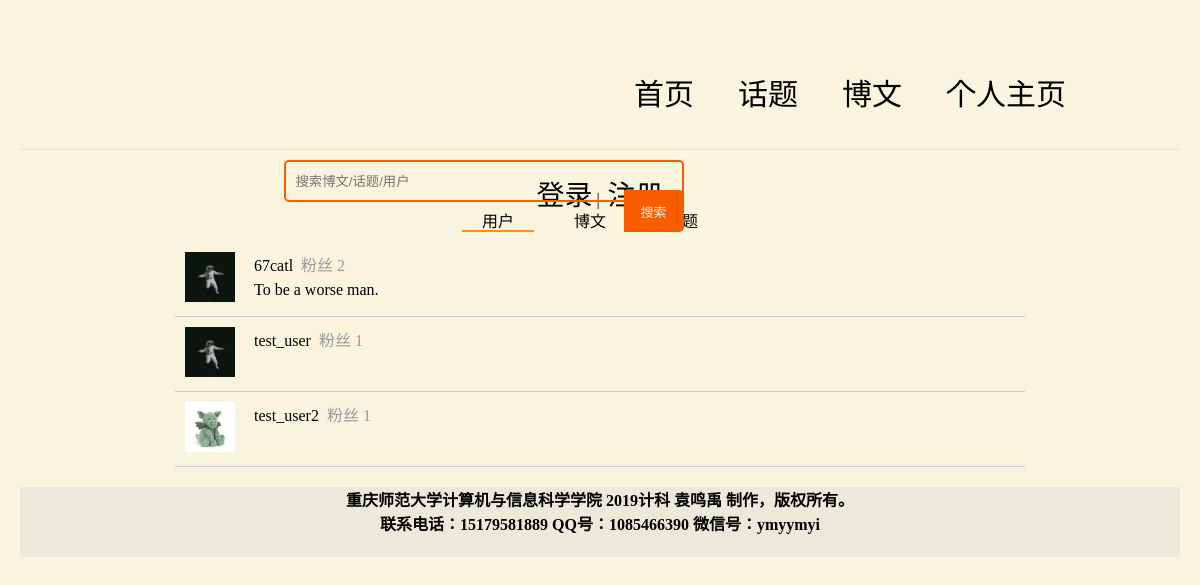
/search.php?ck=1, run on the app's committed database.
### tables this page shows
CREATE TABLE `tb_tk_user`  (
  `user_uid` int(20) NOT NULL AUTO_INCREMENT,
  `user_uname` varchar(100) NOT NULL,
  `user_upic` varchar(100) NULL DEFAULT NULL,
  `user_ustate` int(1) NOT NULL,
  `user_utime` timestamp(0) NULL DEFAULT NULL,
  `user_uword` varchar(100) NULL DEFAULT NULL,
  `user_ucard` varchar(30) NULL DEFAULT NULL,
  `user_pwd` varchar(50) NOT NULL,
  `user_tname` varchar(20) NULL DEFAULT NULL,
  `user_phone` varchar(20) NULL DEFAULT NULL,
  `user_locate` varchar(20) NULL DEFAULT NULL,
  `user_sex` int(1) NULL DEFAULT NULL,
  `user_pwq` varchar(50) NOT NULL,
  `user_pwa` varchar(50) NOT NULL,
  `user_bgtime` timestamp(0) NOT NULL DEFAULT CURRENT_TIMESTAMP(0) ON UPDATE CURRENT_TIMESTAMP(0),
  `user_follow` int(20) NOT NULL,
  `user_follower` int(20) NOT NULL,
  `user_friend` int(20) NOT NULL,
  `user_blog` int(20) NOT NULL,
  PRIMARY KEY (`user_uid`) USING BTREE
);

### search.php (the view, shortened to what this page needs)
<!doctype html>
<html>
<head>
<link rel="stylesheet" href="css/prin.css">
<link rel="stylesheet" href="css/frame.css">
</head>
<body>
<?php include("banner.php");?>
<?php
$ck = $_GET['ck'];
?>
<div id="content">
	<div style="width:833px;margin:0 auto;">
		<div id="search" class="bar">
			<form action="search.php" method="get">
		    	<input type="text" placeholder="搜索博文/话题/用户" name="keywd" style="width:400px;" value="<?php if(isset($_GET['keywd'])) echo $_GET['keywd']; ?>">
		        <button type="submit"></button>
		    </form>
		</div>
	</div>
	<div class="search_class">
		<?php
		if(!isset($_GET['keywd'])){
		?>
		<a href="search.php?ck=1" <?php if(isset($_GET['ck']) && $_GET['ck']=='1') echo "style='border-bottom:2px #ff9406 solid;';" ?>>用户</a><a href="search.php?ck=2" <?php if(isset($_GET['ck']) && $_GET['ck']==2) echo "style='border-bottom:2px #ff9406 solid;';" ?>>博文</a><a href="search.php?ck=3" <?php if(isset($_GET['ck']) && $_GET['ck']==3) echo "style='border-bottom:2px #ff9406 solid;';" ?>>话题</a>
		<?php
		}
		?>
	</div>
	<div class="search_content">
		<?php
		$keywd = $_GET['keywd'];
		$s = '%'.$keywd.'%';
		if($ck==1){
			$sql = mysqli_query($conn,"select * from tb_tk_user where user_uname like '$s'");
			while($info=mysqli_fetch_array($sql)){
		?>
			<div class="search_user">
				<div class="left"><img src="<?php echo $info['user_upic'];?>" width="50" alt=""></div>
			    <div class="right">
			    	<div class="right_top"><a href="personal.php?state=1&uid=<?php echo $info['user_uid'];?>"><?php echo $info['user_uname'];?></a>&nbsp;&nbsp;<span>粉丝&nbsp;<?php echo $info['user_follower'];?></span></div>
			        <div class="right_bottom"><?php echo $info['user_uword'];?></div>
			    </div>
			</div>
		<?php
		}
		}else if($ck==2){
			$sql = mysqli_query($conn,"select * from tb_tk_log join tb_tk_user on tb_tk_user.user_uid = tb_tk_log.log_uid where (user_uname like '$s' or log_content like '$s') and log_state=1");
			while($info = mysqli_fetch_array($sql)){
				$log_id=$info['log_id']
		?>
			<div class="_hotlog">
				<div class="hotlog-top">
			    	<div class="left">
			            <img src="<?php echo $info['user_upic'];?>" width="80px" alt="">
			        </div>
			        <div class="right">
			        	<div class="title">
			          	    <div><a href="personal.php?state=1&uid=<?php echo $info['user_uid'];?>"><?php echo $info['user_uname'];?></a></div>
			                <span><?php echo $info['log_time'];?> &nbsp;&nbsp; <?php echo $info['log_store'];?>&nbsp;收藏</span>
			                <?php
							if(!session_id()){session_start();}
							if(isset($_SESSION['uid'])){
								if($_SESSION['uid']!=$info['log_uid']){
									$uid=$_SESSION['uid'];;
									$sql4=mysqli_query($conn,"select * from tb_tk_logstore where store_logid='$log_id' and store_uid='$uid'");
									if(!$info4=mysqli_fetch_array($sql4)){
							?>
							<div class="collect"><a href="store_log.php?id=<?php echo $info['log_id'];?>">收藏</a></div>
			                <?php
									}else{
										?>
			                            <div class="collect"><a href="delstore_log.php?id=<?php echo $info['log_id'];?>">取消收藏</a></div>
			                            <?php
									}
								}
							}
							?>
			            </div>
			            <div class="content" onclick="javascript:window.location='log_con_detail.php?id=<?php echo $log_id;?>';"><?php echo $info['log_content'];?></div>
			            <div class="hotlog-img">
			    	        <img src="<?php echo $info['log_pic1'];?>" alt="" width="80px"><img src="<?php echo $info['log_pic2'];?>" alt="" width="80px"><img src="<?php echo $info['log_pic3'];?>" alt="" width="80px">
			            </div>
			        </div>
			    </div>
			    <?php
				$tp_id=$info['log_topid'];
				$sql2=mysqli_query($conn,"select * from tb_tk_topic where tp_id='$tp_id' and tp_state=1");
				$info2=mysqli_fetch_array($sql2);
				?>
			    <div class="hotlog-topic"><a href=""><?php if($info2){}?></a></div>
			    <div class="hotlog-topic"><?php if($info2){?> <a href="topic_con_detail.php?id=<?php echo $tp_id; ?>"> <?php echo "#".$info2['tp_top']."#"; ?> </a><?php } ?></div>
			    <div class="hotlog-bottom">
			        <div class="func" style="margin-left:10px;"><a href="log_con_detail.php?id=<?php echo $info['log_id'];?>&state=1">转发</a><span>&nbsp;&nbsp;<?php echo $info['log_trans'];?></span></div>&nbsp;|
			        <div class="func"><a href="log_con_detail.php?id=<?php echo $info['log_id'];?>&state=2">评论</a><span>&nbsp;&nbsp;<?php echo $info['log_com'];?></span></div>&nbsp;|
			        <div class="func"><a href="log_con_detail.php?id=<?php echo $info['log_id'];?>&state=3">点赞</a><span>&nbsp;&nbsp;<?php echo $info['log_tag'];?></span></div>
			    </div>
			</div>
		<?php
		}
		}else if($ck==3){
			$sql = mysqli_query($conn,"select * from tb_tk_topic join tb_tk_user on tb_tk_topic.tp_uid=tb_tk_user.user_uid where tp_state=1");
			while($info = mysqli_fetch_array($sql)){
		?>
		<div style="margin-bottom:20px;">
			<div id="topic_con">
		        <div class="title"><a href="topic_con_detail.php?id=<?php echo $info['tp_id'];?>"><?php echo $info['tp_top'];?></a></div>
		        <div class="time"><?php echo $info['tp_adtime'];?>&nbsp;&nbsp;关注量 <?php echo $info['tp_follow'];?> 讨论数 <?php echo $info['tp_log'];?>
		        <?php
				if(isset($_SESSION['uid'])){
					$uid=$_SESSION['uid'];
					$tp_id = $info['tp_id'];
					if($info['tp_uid']==$uid){$t=1;}
					else{
					    $sql2=mysqli_query($conn,"select * from tb_tk_topicfocus where tpfc_tpid='$tp_id' and tpfc_uid='$uid'");
					    $info2=mysqli_fetch_array($sql2);
						if($info2) $t=2;
						else $t=0;
					}
				}else{
					$t=0;
				}
				if(!$t){
				?>
		        	<div class="flw"><a href="<?php if(isset($_SESSION['uid'])){?> topic_focus.php?id=<?php echo $info['tp_id'];?> <?php }else{?> user_login.php <?php }?>">关注</a></div>
		            <?php
				}else if($t==2){
					?>
		            <div class="flw"><a href="topic_con_detail.php?id=<?php echo $info['tp_id'];?>">已关注</a></div>
		            <?php
				}
				?>
		        </div>
		        <div class="author">发布者：<a href="personal.php?state=1&uid=<?php echo $info['user_uid'];?>"><?php echo $info['user_uname'];?></a></div>
		        <div class="tutor">话题导语：<?php echo $info['tp_content'];?></div>
		     </div>
		</div>
		<?php
		}}
		?>
	</div>
</div>
<div id="bottom">重庆师范大学计算机与信息科学学院 2019计科 袁鸣禹 制作，版权所有。<br>联系电话：15179581889 QQ号：1085466390 微信号：ymyymyi</div>
</body>
</html>

### css/frame.css (style rules this page uses)
* { box-sizing: border-box; }
body { width: 1160px; margin: 0 auto; background-color: rgb(248,244,221); }
#content { width: 1160px; vertical-align: top; padding-bottom: 20px; }
#bottom { background-color: rgba(204, 204, 204, 0.3); width: 1160px; height: 70px; text-align: center; font-weight: bold; padding-top: 0px; }
#search { margin-left: 100px; width:20px; padding: 10px 0; }
#search form { position: relative; width: 400px; margin: -10px auto; }
.bar input { border: none; outline: none; top: 0; right: 0; width: 100%; height: 42px; padding-left: 13px; border: 2px solid #f85d00; border-radius: 5px; background: transparent; }
.bar button { border: none; outline: none; position: absolute; margin-top: 30px; height: 42px; cursor: pointer; background: #f85d00; border-radius: 0 5px 5px 0; width: 60px; top: 0; right: 0; }
.bar button:before { content: "搜索"; font-size: 13px; color: #F9F0DA; }

### search.php (style rules this page uses)
.search_class { width:1160px;height:40px;text-align:center;line-height:40px; }
.search_class a { text-decoration:none;color:#000;padding-left:20px;padding-right:20px;margin-right:20px; }
.search_user { margin:0 auto;width:850px;border-bottom:1px #ccc solid;padding-left:10px;padding-right:10px;padding-top:10px;padding-bottom:10px; }
.search_user .left { display:inline-block;vertical-align:top;margin-right:15px; }
.search_user .right { display:inline-block;vertical-align:top; }
.search_user .right .right_top { margin-bottom:5px; }
.search_user .right .right_top a { text-decoration:none;color:#000; }
.search_user .right .right_top span { color:#999; }

### banner.php (style rules this page uses)
input[type="text"] { width:600px;padding-left:10px;padding-right:10px; }

### data on the page
tb_tk_user: user_upic (picture), user_uname "67catl", user_follower "2", user_uword "To be a worse man."
tb_tk_user: user_upic (picture), user_uname "test_user", user_follower "1"
tb_tk_user: user_upic (picture), user_uname "test_user2", user_follower "1"
